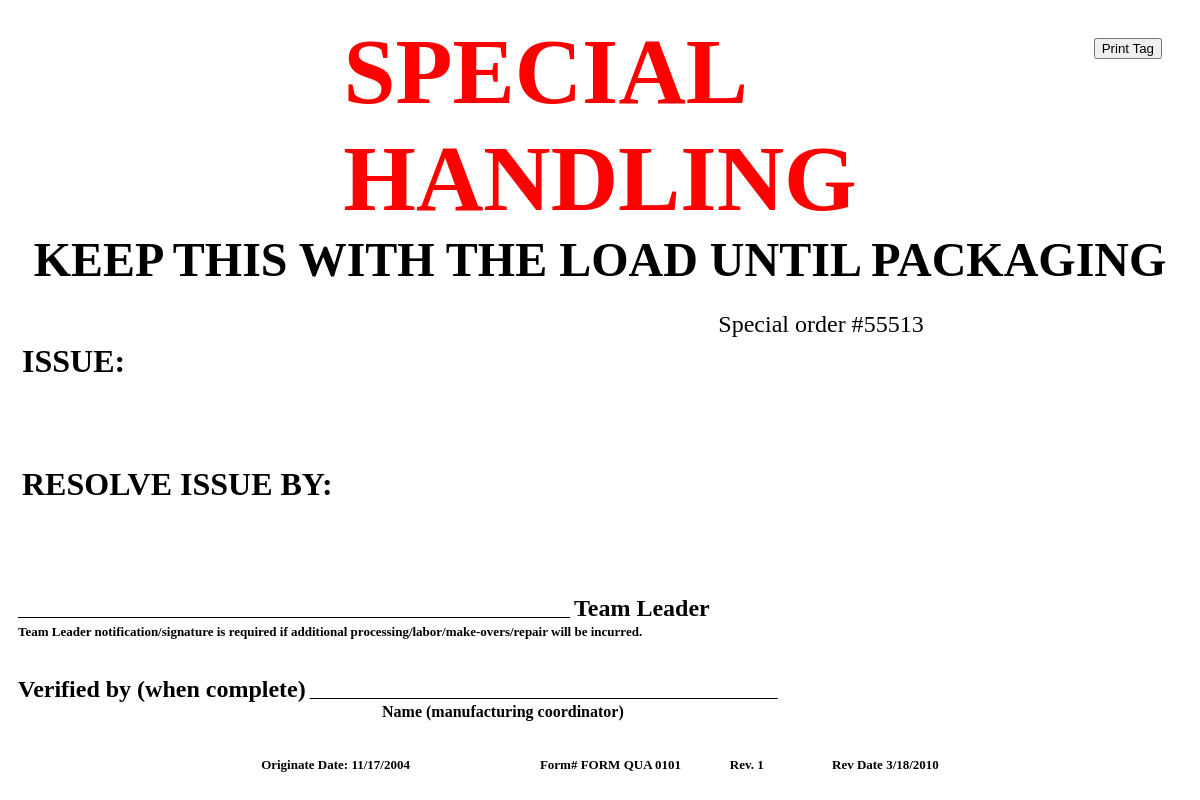
The page /handlingtag/11 on the database as committed earlier.
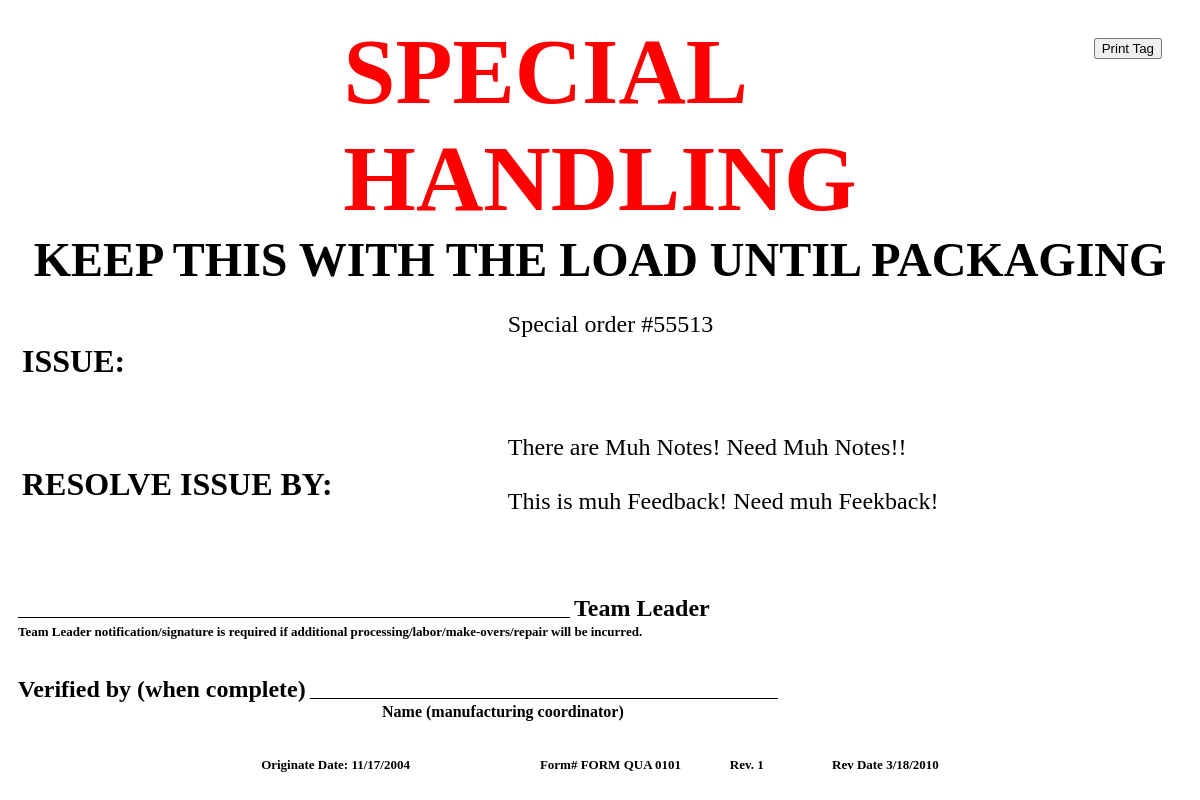
The same page on the database as committed later.
### ordermanager/models.py (models this page shows, shortened)
class Order(models.Model):
    CUSTOMERS = (
        ("American Woodmark Corporation", "American Woodmark Corporation"),
        ("ACP", "ACP"),
        ("Jim Bishop", "Jim Bishop"),
        ("Fabritec", "Fabritec"),
        ("Hanssem", "Hanssem"),
        ("KabinArt", "KabinArt"),
        ("Legacy", "Legacy"),
        ("MasterBrand Cabinets, Inc", "MasterBrand Cabinets, Inc"),
        ("Unicor", "Unicor"),
    )
    CARRIER = (
        ("UPEXP", "UPEXP"),
        ("UPSAR", "UPSAR"),
        ("UPSBL", "UPSBL"),
        ("UPSCN", "UPSCN"),
        ("UPSGR", "UPSGR"),
        ("UPSRD", "UPSRD"),
        ("UPSRS", "UPSRS"),
        ("UPSSV", "UPSSV"),
        ("UPSWX", "UPSWX"),
        ("UPS2A", "UPS2A"),
        ("UPS3D", "UPS3D"),
        ("FX2DY", "FX2DY"),
        ("FXSTD", "FXSTD"),
        ("FXPAM", "FXPAM"),
        ("FXGRN", "FXGRN"),
        ("FXFNL", "FXFNL"),
        ("Customer Pickup", "Customer Pickup"),
    )
    REASON = (
        ("New Product", "New Product"),
        ("Not Applicable", "Not Applicable"),
        ("Unusual Size", "Unusual Size"),
        ("Unusual Profile", "Unusual Profile"),
        ("Unusual Material", "Unusual Material"),
        ("Obsolete Product", "Obsolete Product"),
        ("Non-Existing Material Specification", "Non-Existing Material Specification"),  # Order 26
        ("Customer Sample", "Customer Sample"),  # Order 26
        ("Special Assembly", "Special Assembly"),  # Order 26
        ("Special Inspection", "Special Inspection"),
        ("Special Packaging", "Special Packaging"),  # Order 26
        ("Profile Testing", "Profile Testing"),  # Order 26
        ("Process Testing", "Process Testing"),  # Order 26
    )
    TOOLING = (
        ("On Floor", "On Floor"),
        ("In Grinding Room", "In Grinding Room"),
        ("Other - See Notes", "Other - See Notes"),
    )
    author = models.ForeignKey('auth.User', on_delete=models.CASCADE)
    order_number = models.CharField(max_length=255)
    order_reason = models.CharField(max_length=50, choices=REASON)
    customer = models.CharField(max_length=50, choices=CUSTOMERS)
    product_name = models.CharField(max_length=255)
    title = models.CharField(max_length=255)
    design_code = models.CharField(max_length=255)
    carrier = models.CharField(max_length=20, choices=CARRIER)
    ship_date = models.DateField()
    process_date = models.DateField()
    sequence_numbers = models.CharField(max_length=255)
    tooling_status = models.CharField(max_length=20, choices=TOOLING)
    programming_status = models.BooleanField(default=False)
    engineering_framing_setup = models.BooleanField(default=False)
    engineering_panel_setup = models.BooleanField(default=False)
    engineering_lipping_setup = models.BooleanField(default=False)
    engineering_assembly = models.BooleanField(default=False)
    engineering_options = models.BooleanField(default=False)
    engineering_other = models.BooleanField(default=False)
    order_notes = models.TextField(blank=True, null=True)
    feedback = models.TextField(blank=True, null=True)
    date = models.DateTimeField()

### ordermanager/views.py (the view)
# urls.py: path('handlingtag/<int:pk>', views.OrderHandlingTag.as_view(), name='handling_tag'),
class OrderHandlingTag(DetailView):
    model = Order
    template_name = 'handling_tag.html'

### ordermanager/templates/ordermanager/handling_tag.html (shortened to what the changed rows need)
<!DOCTYPE html PUBLIC "-//W3C//DTD XHTML 1.0 Strict//EN" "http://www.w3.org/TR/xhtml1/DTD/xhtml1-strict.dtd">
<html dir="ltr" xmlns="http://www.w3.org/1999/xhtml" lang="English">
<head>
</head>
<body>
{% load bootstrap4 %}
{% block content %}
    {% if order.order_reason == "Non-Existing Material Specification" or order.order_reason == "Customer Sample" or order.order_reason == "Special Assembly" or order.order_reason == "Special Packaging" or order.order_reason == "Profile Testing" or order.order_reason == "Process Testing" %}
	<div id="container">
		<div class="style1" id="header">
			<div>
				<div id="button1" style="float: right; padding: 10px">
					<div style="padding: 10px;">
						<input type="submit" name="button1" value="Print Tag" onclick="window.print();" id="button1" style="float: right;" />
						<br />
					</div>
				</div>
			</div>
			<span class="ms-formvalidation"><strong><span class="style2">
			<span class="style4">SPECIAL<br />
			HANDLING</span></span></strong></span><strong><span class="style3">KEEP THIS WITH THE LOAD UNTIL PACKAGING</span></strong><br />
		</div>
		<div id="body">
            <table class="s4-wpTopTable" border="0" cellpadding="0" cellspacing="0" width="100%">
                <tr>
                    <td valign="top">
                        <div class="noindex">
                        <table border="0" width="100%">
                            <tr>
                                <td>
                                    <table border="0" cellspacing="0" width="100%">
                                        <tr>
                                            <td valign="top">
                                                <H3 class="style10">
                                                    <nobr>ISSUE:</nobr>
                                                </H3>
                                            </td>
                                            <td valign="top" class="style7">
                                                <span class="style7">Special order #</span>{{order.order_number}}
                                            </td>
                                        </tr>
                                        <tr>
                                            <td valign="top">&nbsp;</td>
                                            <td valign="top">&nbsp;</td>
                                        </tr>
                                        <tr>
                                            <td valign="top">
                                                <H3 class="style10">
                                                    <nobr>RESOLVE ISSUE BY:</nobr>
                                                </H3>
                                            </td>
                                            <td valign="top">
                                                <span class="style7">
                                                    <div>{{ order.order_notes }}</div>
                                                </span><br/>
                                                <span class="style7">
                                                    <div>{{ order.feedback }}</div>
                                                </span>
                                            </td>
                                        </tr>
                                        <tr>
                                            <td valign="top">&nbsp;</td>
                                            <td valign="top">&nbsp;</td>
                                        </tr>
                                    </table>
                                </td>
                            </tr>
                        </table>
                        </div>
                    </td>
                </tr>
            </table>
            <br />
            <br />
            <u></u>
            <strong><span class="style7">Team Leader</span></strong>
            <br />
			<strong><span class="style9">Team Leader notification/signature is required if additional processing/labor/make-overs/repair will be incurred.</span></strong>
            <br />
			<br />
			<br />
			<strong><span class="style7">Verified by (when complete)</span></strong>
			<u>
                <br />
            </u>
            <strong>&nbsp;&nbsp;&nbsp;&nbsp;&nbsp;&nbsp;&nbsp;&nbsp;&nbsp;&nbsp;&nbsp;&nbsp;&nbsp;&nbsp;&nbsp;&nbsp;&nbsp;&nbsp;&nbsp;&nbsp;&nbsp;&nbsp;&nbsp;&nbsp;&nbsp;&nbsp;&nbsp;&nbsp;&nbsp;&nbsp;&nbsp;&nbsp;&nbsp;&nbsp;&nbsp;&nbsp;&nbsp;&nbsp;&nbsp;&nbsp;&nbsp;&nbsp;&nbsp;&nbsp;&nbsp;&nbsp;&nbsp;&nbsp;&nbsp;&nbsp;&nbsp;&nbsp;&nbsp;&nbsp;&nbsp;&nbsp;&nbsp;&nbsp;&nbsp;&nbsp;&nbsp;&nbsp;&nbsp;&nbsp;&nbsp;&nbsp;&nbsp;&nbsp;&nbsp;&nbsp;&nbsp;&nbsp;&nbsp;&nbsp;&nbsp;&nbsp;&nbsp;&nbsp;&nbsp;&nbsp;&nbsp;&nbsp;&nbsp;&nbsp;&nbsp;&nbsp;&nbsp;&nbsp;&nbsp;&nbsp;
			Name (manufacturing coordinator) </strong>
            <br />
			<br />
			<br />
		</div>
		<div id="footer" class="style8">
			<strong>Originate Date: 11/17/2004&nbsp;&nbsp;&nbsp;&nbsp;&nbsp;&nbsp;&nbsp;&nbsp;&nbsp;&nbsp;&nbsp;&nbsp;&nbsp;&nbsp;&nbsp;&nbsp;&nbsp;&nbsp;&nbsp;&nbsp;&nbsp;&nbsp;&nbsp;&nbsp;&nbsp;&nbsp;&nbsp;&nbsp;&nbsp;&nbsp;&nbsp;&nbsp;&nbsp;&nbsp;&nbsp;&nbsp;&nbsp;&nbsp;&nbsp;
			Form# FORM QUA 0101&nbsp;&nbsp;&nbsp;&nbsp;&nbsp;&nbsp;&nbsp;&nbsp;&nbsp;&nbsp;&nbsp;&nbsp;&nbsp;&nbsp;
			Rev. 1&nbsp;&nbsp;&nbsp;&nbsp;&nbsp;&nbsp;&nbsp;&nbsp;&nbsp;&nbsp;&nbsp;&nbsp;&nbsp;&nbsp;&nbsp;&nbsp;&nbsp;&nbsp;&nbsp;&nbsp;
			Rev Date 3/18/2010 </strong>
        </div>
	</div>
    {% else %}
        <h1 class="style1"> {{ order.order_number }} Does not have a Special Handling Tag!</h1>
    {% endif %}
{% endblock %}
</body>
</html>

Rows that differ between the two databases and show on the page:
changed Order: order_notes (not shown) → "There are Muh Notes! Need Muh Notes!!"; feedback (not shown) → "This is muh Feedback! Need muh Feekback!"
